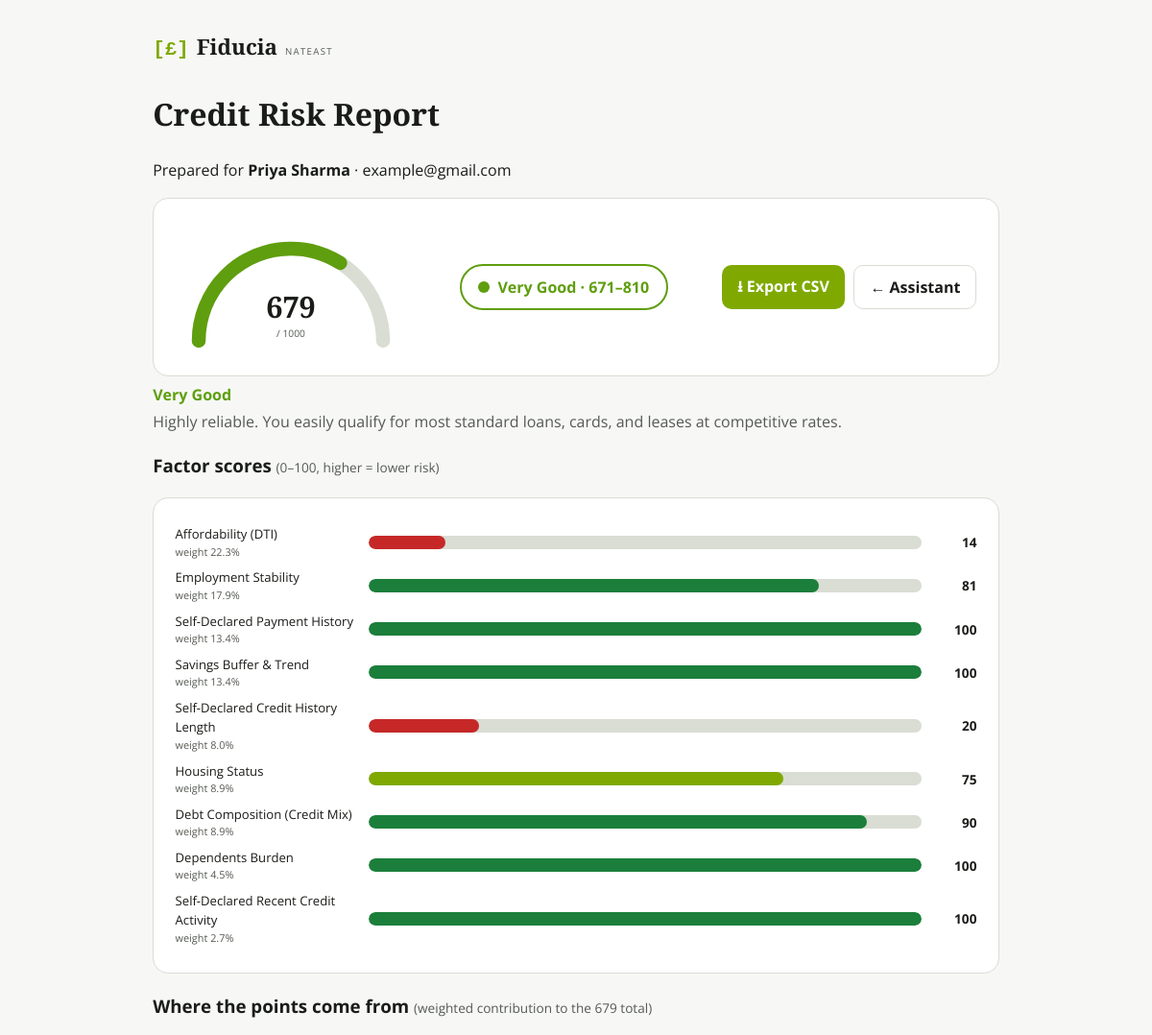
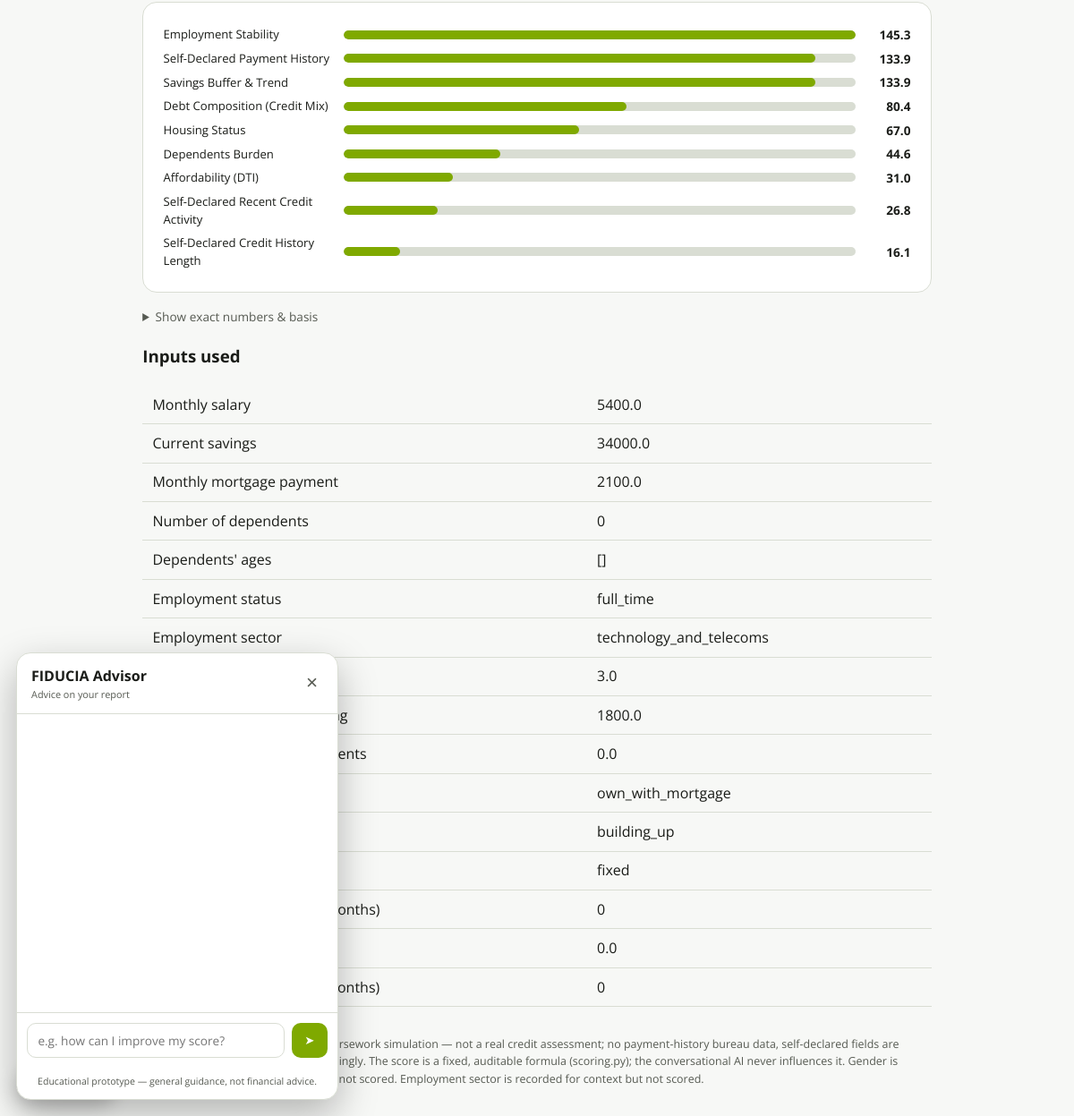
The app's page /report/5970bfbba868 with its own data (2 pictures, top to bottom).
### tables this page shows
CREATE TABLE users (
                id INTEGER PRIMARY KEY AUTOINCREMENT,
                full_name TEXT NOT NULL,
                email TEXT NOT NULL,
                gender TEXT NOT NULL,        -- stored for the record, NEVER scored
                created_at REAL NOT NULL,
                UNIQUE (full_name, email)
            );

CREATE TABLE structured_inputs (
                id INTEGER PRIMARY KEY AUTOINCREMENT,
                session_id TEXT NOT NULL UNIQUE,
                created_at REAL NOT NULL,
                monthly_salary REAL NOT NULL,
                current_savings REAL NOT NULL,
                monthly_mortgage REAL NOT NULL,
                num_dependents INTEGER NOT NULL,
                dependents_ages TEXT NOT NULL,      -- JSON list of ints
                employment_status TEXT NOT NULL,
                employment_sector TEXT NOT NULL,
                job_tenure_years REAL NOT NULL,
                monthly_credit_card_spending REAL NOT NULL,
                other_monthly_loan_repayments REAL NOT NULL,
                housing_status TEXT NOT NULL,
                savings_trend TEXT NOT NULL,
                income_variability TEXT NOT NULL,
                missed_payments_12m INTEGER NOT NULL,
                credit_history_years REAL NOT NULL,
                credit_applications_6m INTEGER NOT NULL
            );

### main.py (the view)
@app.get("/report/{session_id}", response_class=HTMLResponse)
async def report(request: Request, session_id: str):
    payload = _report_payload(session_id)
    if payload is None:
        raise HTTPException(404, "No completed profile for this session yet.")
    return templates.TemplateResponse(request, "report.html", {"request": request, **payload})

### templates/report.html (shortened to what this page needs)
<!DOCTYPE html>
<html lang="en">
<head>
</head>
<body>
  <div class="brand"><span class="sigil">[£]</span><span class="nm">Fiducia</span><small>NatEast</small></div>
  <h1>Credit Risk Report</h1>
  {% if user %}<p>Prepared for <b>{{ user.full_name }}</b> · {{ user.email }}</p>{% endif %}
  <div class="head">
    {% set frac = result.total_score / 1000.0 %}
    {% set arc = 3.14159 * 120 %}
    <div class="gauge-wrap">
      <svg width="240" height="140" viewBox="0 0 300 160" role="img"
           aria-label="Score {{ result.total_score }} out of 1000">
        <path d="M30 150 A120 120 0 0 1 270 150" fill="none" stroke="var(--line)" stroke-width="18" stroke-linecap="round"/>
        <path d="M30 150 A120 120 0 0 1 270 150" fill="none" stroke="currentColor" stroke-width="18"
              stroke-linecap="round" class="cat-{{ result.category_key }}"
              stroke-dasharray="{{ (arc * frac)|round(2) }} 9999"/>
        <text x="150" y="120" text-anchor="middle" class="gauge-num" fill="currentColor">{{ result.total_score|round|int }}</text>
        <text x="150" y="145" text-anchor="middle" class="gauge-den" fill="var(--soft)">/ 1000</text>
      </svg>
    </div>
    <div class="badge cat-{{ result.category_key }}"><span class="dot"></span>{{ result.category }} · {{ result.band_low }}–{{ result.band_high }}</div>
    <div style="display:flex;gap:.6rem;">
      <a class="btn" href="/report/{{ session_id }}.csv">⭳ Export CSV</a>
      <a class="btn" style="background:none;color:var(--ink);border:1.5px solid var(--line);" href="/">← Assistant</a>
    </div>
  </div>
  <p class="cat-{{ result.category_key }}" style="font-weight:700;margin:.4rem 0 0;">{{ result.category }}</p>
  <p style="color:var(--soft);margin:.2rem 0 1rem;">{{ result.category_blurb }}</p>
  <h3>Factor scores <span style="font-weight:400;color:var(--soft);font-size:.85rem;">(0–100, higher = lower risk)</span></h3>
  <div class="bars">
    {% for row in result.breakdown %}
    {% set s = row.sub_score %}
    {% set cls = 's-hi' if s >= 80 else 's-good' if s >= 60 else 's-mid' if s >= 45 else 's-lo' if s >= 25 else 's-poor' %}
    <div class="bar-row">
      <div class="bar-lab">{{ row.label }}<small>weight {{ "%.1f"|format(row.weight) }}%</small></div>
      <div class="bar-track"><div class="bar-fill {{ cls }}" style="width:{{ s }}%"></div></div>
      <div class="bar-val">{{ s|round|int }}</div>
    </div>
    {% endfor %}
  </div>
  <h3>Where the points come from <span style="font-weight:400;color:var(--soft);font-size:.85rem;">(weighted contribution to the {{ result.total_score|round|int }} total)</span></h3>
  <div class="bars">
    {% set maxpts = result.breakdown|map(attribute='weighted_points')|max %}
    {% for row in result.breakdown|sort(attribute='weighted_points', reverse=true) %}
    <div class="wt-row">
      <div class="bar-lab">{{ row.label }}</div>
      <div style="display:flex;align-items:center;gap:.6rem;">
        <div class="wt-track" style="flex:1;"><div class="wt-fill" style="width:{{ (row.weighted_points / maxpts * 100)|round(1) if maxpts else 0 }}%"></div></div>
        <span class="bar-val" style="width:52px;">{{ row.weighted_points|round(1) }}</span>
      </div>
    </div>
    {% endfor %}
  </div>
  <details style="margin-top:1rem;">
    <summary style="cursor:pointer;color:var(--soft);font-size:.85rem;">Show exact numbers &amp; basis</summary>
  </details>
  <h3>Inputs used</h3>
  <table>
    {% for key, value in profile.items() %}
    <tr><td>{{ labels.get(key, key) }}</td><td>{{ value }}</td></tr>
    {% endfor %}
  </table>
  <button id="adv-fab" aria-label="Open advisor" title="Get personalised advice">
    <span class="sigil">[£]</span> Advisor
  </button>
  <div id="adv-panel" role="dialog" aria-label="FIDUCIA advisor" hidden>
    <div class="adv-head">
      <div><b>FIDUCIA Advisor</b><small>Advice on your report</small></div>
      <button id="adv-close" aria-label="Close">×</button>
    </div>
    <div id="adv-log" class="adv-log"></div>
    <form id="adv-form" class="adv-input">
      <input id="adv-text" type="text" autocomplete="off" maxlength="2000"
             placeholder="e.g. how can I improve my score?">
      <button type="submit" aria-label="Send">➤</button>
    </form>
    <div class="adv-note">Educational prototype — general guidance, not financial advice.</div>
  </div>
  <footer>
    Session {{ session_id }}. Simplified coursework simulation — not a real credit
    assessment; no payment-history bureau data, self-declared fields are unverified
    and down-weighted accordingly. The score is a fixed, auditable formula
    (scoring.py); the conversational AI never influences it. Gender is stored for the
    record but deliberately not scored. Employment sector is recorded for context but not scored.
  </footer>
</body>
</html>

### templates/report.html (style rules this page uses)
:root { --lime:#7fa900; --ink:#1a1c18; --soft:#565a52; --line:#d9ddd3; --surface:#fff; --bg:#f7f8f6; }
* { box-sizing: border-box; }
body { font-family:'Open Sans',system-ui,sans-serif; background:var(--bg); color:var(--ink); max-width:920px; margin:0 auto; padding:2rem 1.2rem; line-height:1.55; }
.brand { display:flex; align-items:baseline; gap:.5rem; margin-bottom:1.6rem; }
.brand .sigil { font-family:ui-monospace,Menlo,monospace; font-weight:700; color:var(--lime); font-size:1.3rem; }
.brand .nm { font-family:'Playfair Display',serif; font-weight:700; font-size:1.4rem; }
.brand small { color:var(--soft); letter-spacing:.14em; text-transform:uppercase; font-size:.6rem; }
h1 { font-family:'Playfair Display',serif; font-weight:700; }
.head { display:flex; flex-wrap:wrap; gap:1.4rem; align-items:center; justify-content:space-between; background:var(--surface); border:1px solid var(--line); border-radius:16px; padding:1.4rem; }
.badge { display:inline-flex; align-items:center; gap:.5rem; border:2px solid currentColor; border-radius:999px; padding:.6rem 1.1rem; font-weight:700; }
.badge .dot { width:12px; height:12px; border-radius:50%; background:currentColor; }
.cat-very_good { color:#5f9e0e; }
a.btn { text-decoration:none; background:var(--lime); color:#fff; border-radius:10px; padding:.6rem 1rem; font-weight:700; }
table { border-collapse:collapse; width:100%; margin:1rem 0; }
footer { font-size:.78rem; color:var(--soft); margin-top:2rem; }
.gauge-wrap { display:flex; flex-direction:column; align-items:center; }
.gauge-num { font-family:'Playfair Display',serif; font-size:2.4rem; font-weight:700; line-height:1; }
.gauge-den { font-size:.8rem; color:var(--soft); }
.bars { background:var(--surface); border:1px solid var(--line); border-radius:16px; padding:1.2rem 1.4rem; }
.bar-row { display:grid; grid-template-columns:190px 1fr 46px; gap:.7rem; align-items:center; margin:.5rem 0; }
.bar-lab { font-size:.82rem; }
.bar-lab small { display:block; color:var(--soft); font-size:.68rem; }
.bar-track { background:var(--line); border-radius:999px; height:14px; overflow:hidden; }
.bar-fill { height:100%; border-radius:999px; }
.bar-val { text-align:right; font-variant-numeric:tabular-nums; font-weight:700; font-size:.85rem; }
.s-hi { background:#1b7f3b; }
.s-good { background:#7fa900; }
.s-poor { background:#c62828; }
.wt-row { display:grid; grid-template-columns:190px 1fr; gap:.7rem; align-items:center; margin:.35rem 0; }
.wt-track { background:var(--line); border-radius:999px; height:10px; overflow:hidden; }
.wt-fill { height:100%; background:var(--lime); border-radius:999px; }
#adv-fab { position:fixed; left:18px; bottom:18px; z-index:50; display:inline-flex; align-items:center; gap:.4rem; background:var(--ink); color:#fff; border:none; border-radius:999px; padding:.6rem .95rem; font:600 .85rem 'Open Sans',sans-serif; cursor:pointer; box-shadow:0 6px 20px rgba(0,0,0,.22); }
#adv-fab .sigil { font-family:ui-monospace,Menlo,monospace; color:var(--lime); }
#adv-panel { position:fixed; left:18px; bottom:18px; z-index:51; width:min(360px,calc(100vw - 36px)); height:min(500px,calc(100vh - 36px)); background:var(--surface); border:1px solid var(--line); border-radius:16px; box-shadow:0 16px 44px rgba(0,0,0,.28); display:flex; flex-direction:column; overflow:hidden; }
.adv-head { display:flex; align-items:center; justify-content:space-between; padding:.8rem 1rem; border-bottom:1px solid var(--line); }
.adv-head small { display:block; color:var(--soft); font-size:.68rem; }
#adv-close { background:none; border:none; font-size:1.4rem; line-height:1; color:var(--soft); cursor:pointer; }
.adv-log { flex:1; overflow-y:auto; padding:.9rem; display:flex; flex-direction:column; gap:.55rem; }
.adv-input { display:flex; gap:.5rem; padding:.7rem; border-top:1px solid var(--line); }
.adv-input input { flex:1; border:1px solid var(--line); border-radius:10px; padding:.55rem .7rem; font:400 .85rem 'Open Sans',sans-serif; }
.adv-input button { background:var(--lime); color:#fff; border:none; border-radius:10px; padding:0 .9rem; cursor:pointer; }
.adv-note { padding:.45rem .9rem .7rem; font-size:.66rem; color:var(--soft); text-align:center; }

### records on screen
users: full_name "Priya Sharma", email "example@gmail.com"
structured_inputs: get "Monthly salary", monthly_salary "5400.0", get "Current savings", current_savings "34000.0", get "Monthly mortgage payment", monthly_mortgage "2100.0", get "Employment status", employment_status "full_time", get "Employment sector", employment_sector "technology_and_telecoms", job_tenure_years "3.0", monthly_credit_card_spending "1800.0", other_monthly_loan_repayments "0.0", housing_status "own_with_mortgage", savings_trend "building_up", income_variability "fixed", credit_history_years "0.0"

### other values on screen
{{ result.total_score|round|int }} "679"
{{ result.category }} "Very Good"
{{ result.band_low }} "671"
{{ result.band_high }} "810"
{{ result.category_blurb }} "Highly reliable. You easily qualify for most standard loans, cards, and leases at competitive rates."
{{ row.label }} "Affordability (DTI)" "Employment Stability" "Self-Declared Payment History" "Savings Buffer & Trend" "Self-Declared Credit History Length" "Housing Status" "Debt Composition (Credit Mix)" "Dependents Burden" "Self-Declared Recent Credit Activity"
{{ "%.1f"|format(row.weight) }} "22.3" "17.9" "13.4" "13.4" "8.0" "8.9" "8.9" "4.5" "2.7"
{{ s|round|int }} "14" "81" "100" "100" "20" "75" "90" "100" "100"
{{ row.label }} "Employment Stability" "Self-Declared Payment History" "Savings Buffer & Trend" "Debt Composition (Credit Mix)" "Housing Status" "Dependents Burden" "Affordability (DTI)" "Self-Declared Recent Credit Activity" "Self-Declared Credit History Length"
{{ row.weighted_points|round(1) }} "145.3" "133.9" "133.9" "80.4" "67.0" "44.6" "31.0" "26.8" "16.1"
{{ labels.get(key, key) }} "Number of dependents" "Dependents' ages"
{{ value }} "0" "[]" "0" "0"
